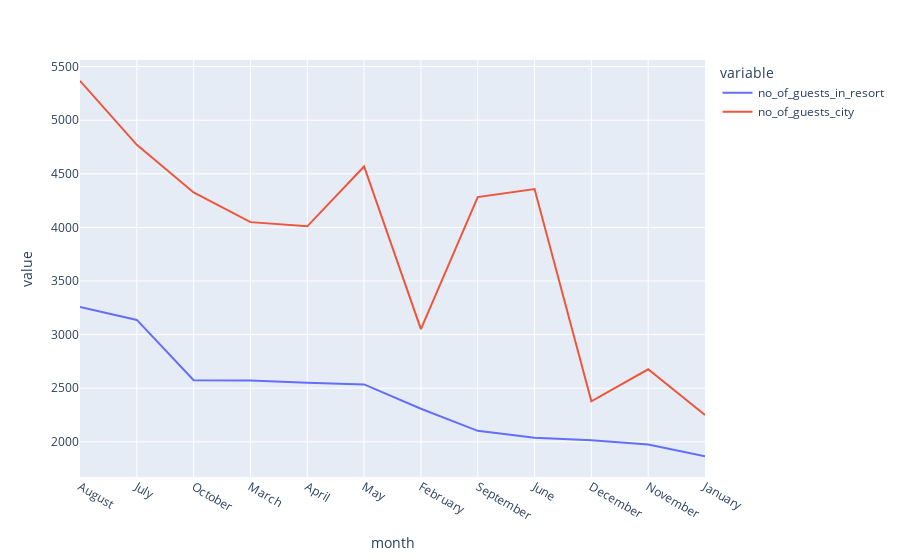

The code cell stored with this chart in its notebook:
### Code cell
px.line(data_frame=final_rush,x='month',y=['no_of_guests_in_resort','no_of_guests_city'])

### Figure 1 — Plotly figure (JSON) as saved in the notebook; plotly's stock layout.template omitted (floating-point values rounded to 4 significant figures)
{"data": [{"hovertemplate": "variable=no_of_guests_in_resort<br>month=%{x}<br>value=%{y}<extra></extra>", "legendgroup": "no_of_guests_in_resort", "line": {"color": "#636efa", "dash": "solid"}, "marker": {"symbol": "circle"}, "mode": "lines", "name": "no_of_guests_in_resort", "orientation": "v", "showlegend": true, "type": "scatter", "x": ["August", "July", "October", "March", "April", "May", "February", "September", "June", "December", "November", "January"], "xaxis": "x", "y": [3257, 3137, 2575, 2571, 2550, 2535, 2308, 2102, 2037, 2014, 1975, 1866], "yaxis": "y"}, {"hovertemplate": "variable=no_of_guests_city<br>month=%{x}<br>value=%{y}<extra></extra>", "legendgroup": "no_of_guests_city", "line": {"color": "#EF553B", "dash": "solid"}, "marker": {"symbol": "circle"}, "mode": "lines", "name": "no_of_guests_city", "orientation": "v", "showlegend": true, "type": "scatter", "x": ["August", "July", "October", "March", "April", "May", "February", "September", "June", "December", "November", "January"], "xaxis": "x", "y": [5367, 4770, 4326, 4049, 4010, 4568, 3051, 4283, 4358, 2377, 2676, 2249], "yaxis": "y"}], "layout": {"autosize": true, "legend": {"title": {"text": "variable"}, "tracegroupgap": 0}, "margin": {"t": 60}, "xaxis": {"anchor": "y", "autorange": true, "domain": [0, 1], "range": [0, 11], "title": {"text": "month"}, "type": "category"}, "yaxis": {"anchor": "x", "autorange": true, "domain": [0, 1], "range": [1672.0, 5562.0], "title": {"text": "value"}, "type": "linear"}}}
